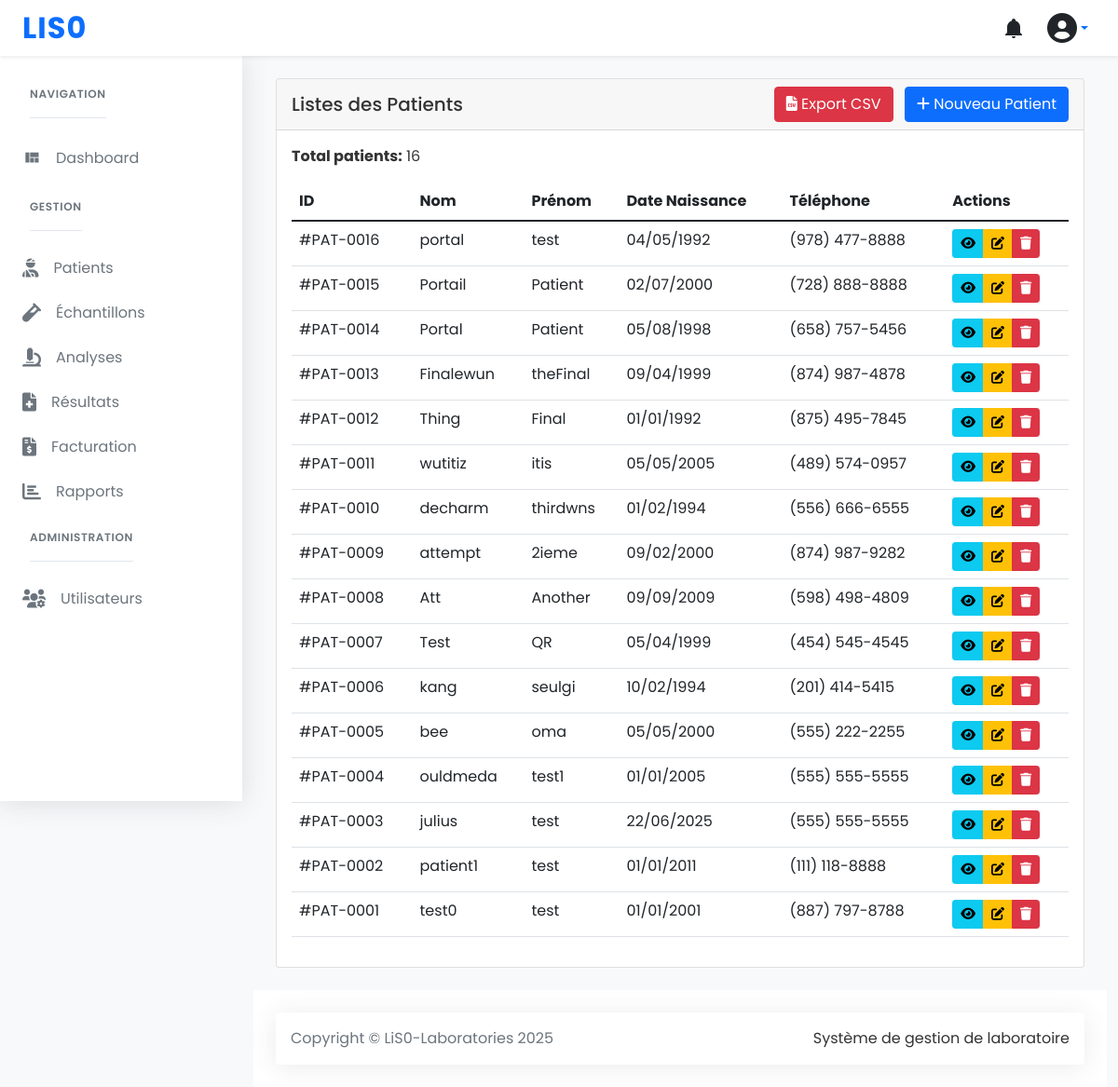
Screenshot of /patients/ (signed in) with the database file from the repository.
### patients/models.py (models this page shows, shortened)
class Patient(models.Model):
    GENDER_CHOICES = [
        ('M', 'Male'),
        ('F', 'Female'),
        ('O', 'Other'),
    ]
    first_name = models.CharField(max_length=100)
    last_name = models.CharField(max_length=100)
    date_of_birth = models.DateField()
    gender = models.CharField(max_length=1, choices=GENDER_CHOICES)
    phone_number = models.CharField(max_length=17)
    email = models.EmailField(blank=True)
    address = models.TextField(blank=True)
    medical_history = models.TextField(blank=True)
    qr_code = models.ImageField(upload_to='patient_qr_codes/', blank=True)
    qr_token = models.CharField(max_length=64, blank=True)
    qr_token_expires = models.DateTimeField(null=True, blank=True)
    created_at = models.DateTimeField(auto_now_add=True)
    updated_at = models.DateTimeField(auto_now=True)
    class Meta:
        ordering = ['-created_at']
        verbose_name = 'Patient'
        verbose_name_plural = 'Patients'

### patients/views.py (the view)
# urls.py: path('', PatientListView.as_view(), name='list'),
class PatientListView(LoginRequiredMixin, ListView):
    model = Patient
    template_name = 'patients/patient_list.html'
    context_object_name = 'patients'
    paginate_by = 20
    ordering = ['-created_at']
    def get_queryset(self):
        queryset = super().get_queryset()
        search_term = self.request.GET.get('search')
        if search_term:
            queryset = queryset.filter(
                models.Q(first_name__icontains=search_term) |
                models.Q(last_name__icontains=search_term) |
                models.Q(phone_number__icontains=search_term)
            )
        return queryset

### templates/patients/patient_list.html (shortened to what this page needs)
{% extends 'base.html' %}
{% block content %}
<div class="card">
    <div class="card-header d-flex justify-content-between align-items-center">
        <h5 class="card-title mb-0">Listes des Patients</h5>
        <div>
            <a href="{% url 'patients:list' %}?format=csv" class="btn btn-danger me-2">
                <i class="fas fa-file-csv"></i> Export CSV
            </a>
            <a href="{% url 'patients:create' %}" class="btn btn-primary">
                <i class="fas fa-plus"></i> Nouveau Patient
            </a>
        </div>
    </div>
    <div class="card-body">
        <p><strong>Total patients:</strong> {{ patients|length }}</p>
        <div class="table-responsive">
            <table class="table table-hover">
                <thead>
                    <tr>
                        <th>ID</th>
                        <th>Nom</th>
                        <th>Prénom</th>
                        <th>Date Naissance</th>
                        <th>Téléphone</th>
                        <th>Actions</th>
                    </tr>
                </thead>
                <tbody>
                    {% for patient in patients %}
                    <tr>
                        <td>#PAT-{{ patient.id|stringformat:"04d" }}</td>
                        <td>{{ patient.last_name }}</td>
                        <td>{{ patient.first_name }}</td>
                        <td>{{ patient.date_of_birth|date:"d/m/Y" }}</td>
                        <td>{{ patient.phone_number }}</td>
                        <td>
                            <div class="btn-group">
                                <a href="{% url 'patients:detail' patient.id %}" class="btn btn-sm btn-info">
                                    <i class="fas fa-eye"></i>
                                </a>
                                <a href="{% url 'patients:update' patient.id %}" class="btn btn-sm btn-warning">
                                    <i class="fas fa-edit"></i>
                                </a>
                                <a href="{% url 'patients:delete' patient.id %}" class="btn btn-sm btn-danger">
                                    <i class="fas fa-trash"></i>
                                </a>
                            </div>
                        </td>
                    </tr>
                    {% empty %}
                    <tr>
                        <td colspan="6" class="text-center">Aucun patient trouvé</td>
                    </tr>
                    {% endfor %}
                </tbody>
            </table>
        </div>
    </div>
</div>
{% endblock %}

### static/css/spica-styles.css (style rules this page uses)
body { font-family: 'Poppins', sans-serif; background-color: #f8f9fa; color: #333; }

### rows the page displays
Patient: id "0016", last_name "portal", first_name "test", date_of_birth "04/05/1992", phone_number "(978) 477-8888"
Patient: id "0015", last_name "Portail", first_name "Patient", date_of_birth "02/07/2000", phone_number "(728) 888-8888"
Patient: id "0014", last_name "Portal", first_name "Patient", date_of_birth "05/08/1998", phone_number "(658) 757-5456"
Patient: id "0013", last_name "Finalewun", first_name "theFinal", date_of_birth "09/04/1999", phone_number "(874) 987-4878"
Patient: id "0012", last_name "Thing", first_name "Final", date_of_birth "01/01/1992", phone_number "(875) 495-7845"
Patient: id "0011", last_name "wutitiz", first_name "itis", date_of_birth "05/05/2005", phone_number "(489) 574-0957"
Patient: id "0010", last_name "decharm", first_name "thirdwns", date_of_birth "01/02/1994", phone_number "(556) 666-6555"
Patient: id "0009", last_name "attempt", first_name "2ieme", date_of_birth "09/02/2000", phone_number "(874) 987-9282"
Patient: id "0008", last_name "Att", first_name "Another", date_of_birth "09/09/2009", phone_number "(598) 498-4809"
Patient: id "0007", last_name "Test", first_name "QR", date_of_birth "05/04/1999", phone_number "(454) 545-4545"
Patient: id "0006", last_name "kang", first_name "seulgi", date_of_birth "10/02/1994", phone_number "(201) 414-5415"
Patient: id "0005", last_name "bee", first_name "oma", date_of_birth "05/05/2000", phone_number "(555) 222-2255"
Patient: id "0004", last_name "ouldmeda", first_name "test1", date_of_birth "01/01/2005", phone_number "(555) 555-5555"
Patient: id "0003", last_name "julius", first_name "test", date_of_birth "22/06/2025", phone_number "(555) 555-5555"
Patient: id "0002", last_name "patient1", first_name "test", date_of_birth "01/01/2011", phone_number "(111) 118-8888"
Patient: id "0001", last_name "test0", first_name "test", date_of_birth "01/01/2001", phone_number "(887) 797-8788"

### other values shown
{{ patients|length }} "16"
